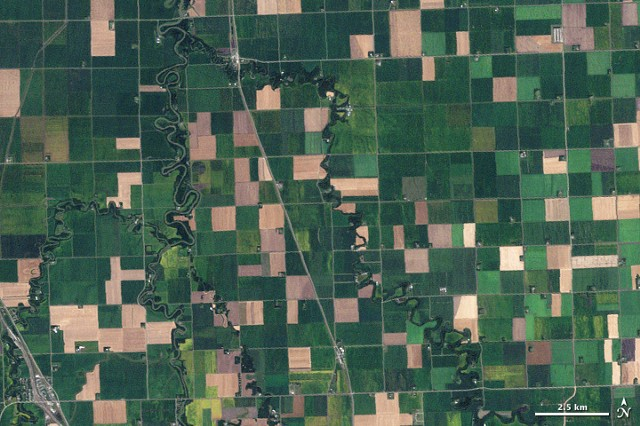
#> input picture Satellite Imagery Research/Sample Images/satellite2.png, 640 x 426 px, found by its file name
$ python NDVI_Calc.py
#> lines starting #> are read from the running program, lines starting #| are printed output that depends on the picture; after the words box and inside, x2 and y2 are one past the last pixel; in counts of white or black regions, pixels touching at a corner belong together
import matplotlib.pyplot as plt
import numpy as np
from PIL import Image
import cv2

# open image and convert to numpy array
img = Image.open('/Users/deepbhakta/Downloads/Satellite Imagery Research/Sample Images/satellite2.png')
#> img is the input picture: PIL image 640x426 RGB; mean R, G, B 75.9, 97.9, 83.1
arr = np.array(img)


# extract red, green, and blue channels
r = arr[:,:,0]
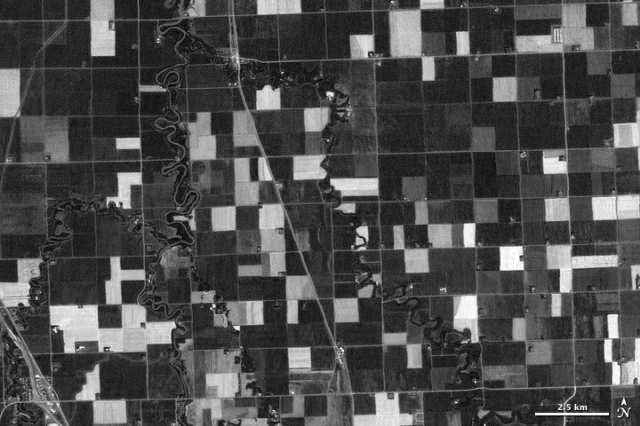
#> r: shape (426, 640); min 0, max 255, mean 75.9
g = arr[:,:,1]
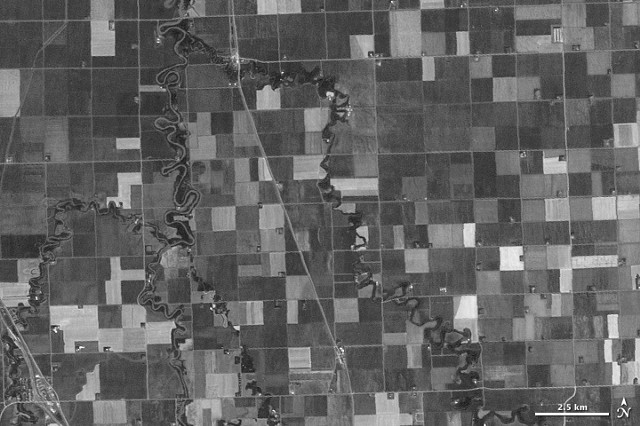
#> g: shape (426, 640); min 11, max 255, mean 97.9
b = arr[:,:,2]
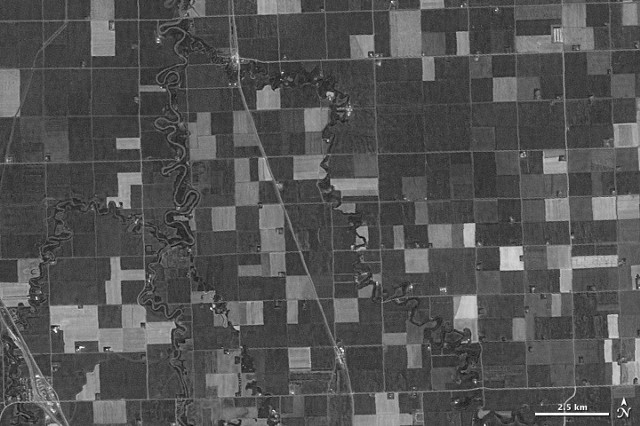
#> b: shape (426, 640); min 10, max 255, mean 83.1


# calculate NDVI
ndvi = ((b) - (r))/((b) + (r))
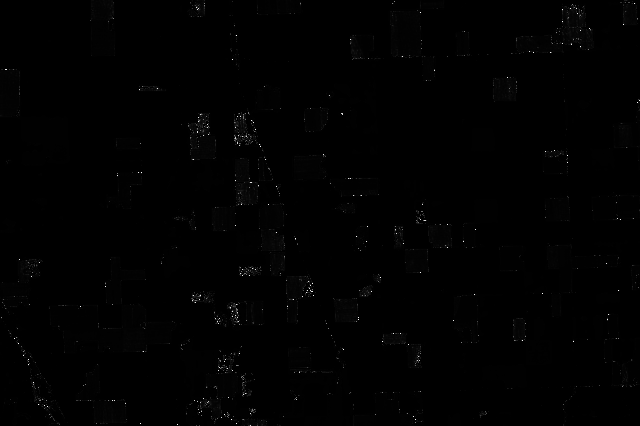
#> ndvi: shape (426, 640) float64; 0.09% of the values are NaN or infinite; the others: min 0, max 255, mean 1.37; drawn with min black, max white, NaN and infinite black


# Alternate formula
# ndvi = (g.astype(float)-r.astype(float))/(g.astype(float)+r.astype(float))


# create mask of pixels with NDVI values above 0.3
mask = np.where(ndvi>0.3, 255, 0)
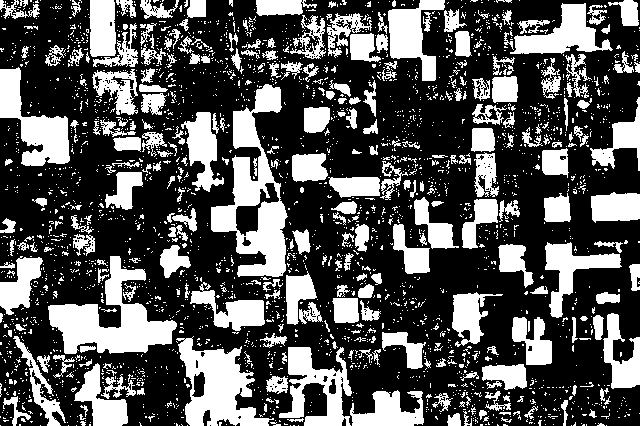
#> mask: shape (426, 640) int64; 33.3% white; 2716 white regions (2424 under 20 px), largest, box (x1, y1, x2, y2) and area: (211, 84, 288, 277) 6270, (48, 256, 177, 354) 5233, (176, 336, 274, 426) 4299

# plot masked image
plt.imshow(mask, cmap='seismic')  #BuPu
plt.colorbar()
plt.show()
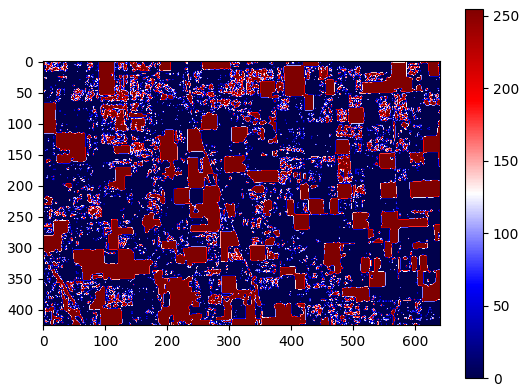
#> figure drawn by matplotlib, 2 panels

# plot histogram of NDVI values
plt.hist(ndvi.ravel(), bins=256, range=(-1,1))
plt.show()
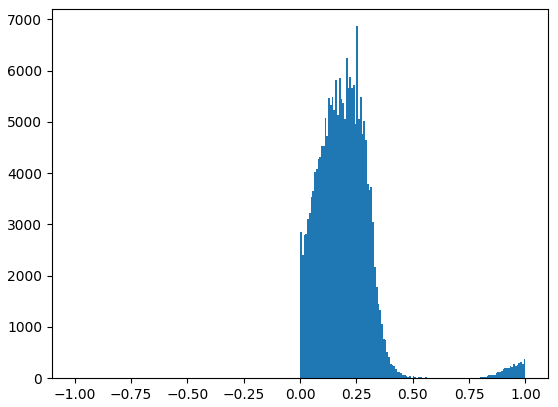
#> figure drawn by matplotlib, 1 panel; tallest bar 6865 high, from x = 0.25 to 0.258

$ run again, with Satellite Imagery Research/Sample Images/satellite1.png copied over Satellite Imagery Research/Sample Images/satellite2.png
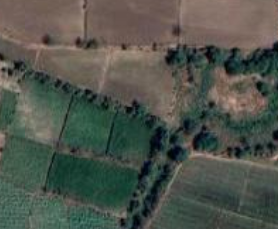
#> input picture Satellite Imagery Research/Sample Images/satellite1.png, 278 x 229 px, found by its file name
#> img is the input picture: PIL image 278x229 RGBA; mean R, G, B, A 79.8, 84.7, 76.1, 255
#> `mask = np.where(ndvi>0.3, 255, 0)`:
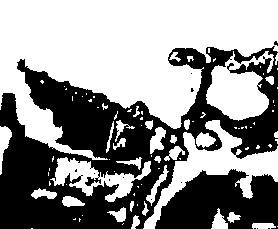
#> mask: shape (229, 278) int64; 56.6% white; 14 black regions (12 under 20 px), largest, box (x1, y1, x2, y2) and area: (0, 46, 278, 229) 22431, (155, 169, 278, 229) 5182
#> `plt.show()`:
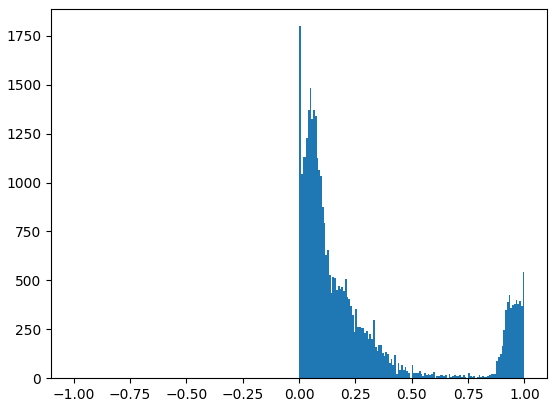
#> figure drawn by matplotlib, 1 panel; tallest bar 1799 high, from x = 0 to 0.00781

$ run again, with Satellite Imagery Research/Sample Images/satellite3.png copied over Satellite Imagery Research/Sample Images/satellite2.png
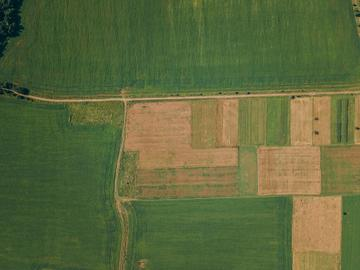
#> input picture Satellite Imagery Research/Sample Images/satellite3.png, 360 x 270 px, found by its file name
#> img is the input picture: PIL image 360x270 RGB; mean R, G, B 93.9, 104.7, 60.7
#> `mask = np.where(ndvi>0.3, 255, 0)`:
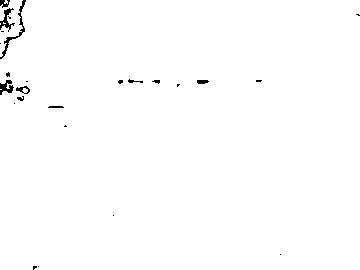
#> mask: shape (270, 360) int64; 99.2% white; 25 black regions (15 under 20 px), largest, box (x1, y1, x2, y2) and area: (0, 0, 26, 59) 182, (0, 8, 15, 32) 123, (0, 80, 14, 95) 115
#> `plt.show()`:
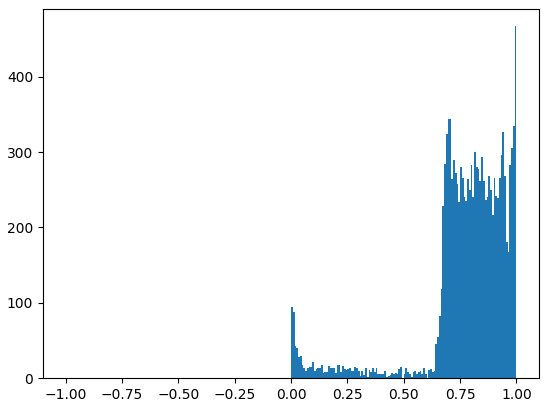
#> figure drawn by matplotlib, 1 panel; tallest bar 467 high, from x = 0.992 to 1

$ run again, with Satellite Imagery Research/Sample Images/satellite4.png copied over Satellite Imagery Research/Sample Images/satellite2.png
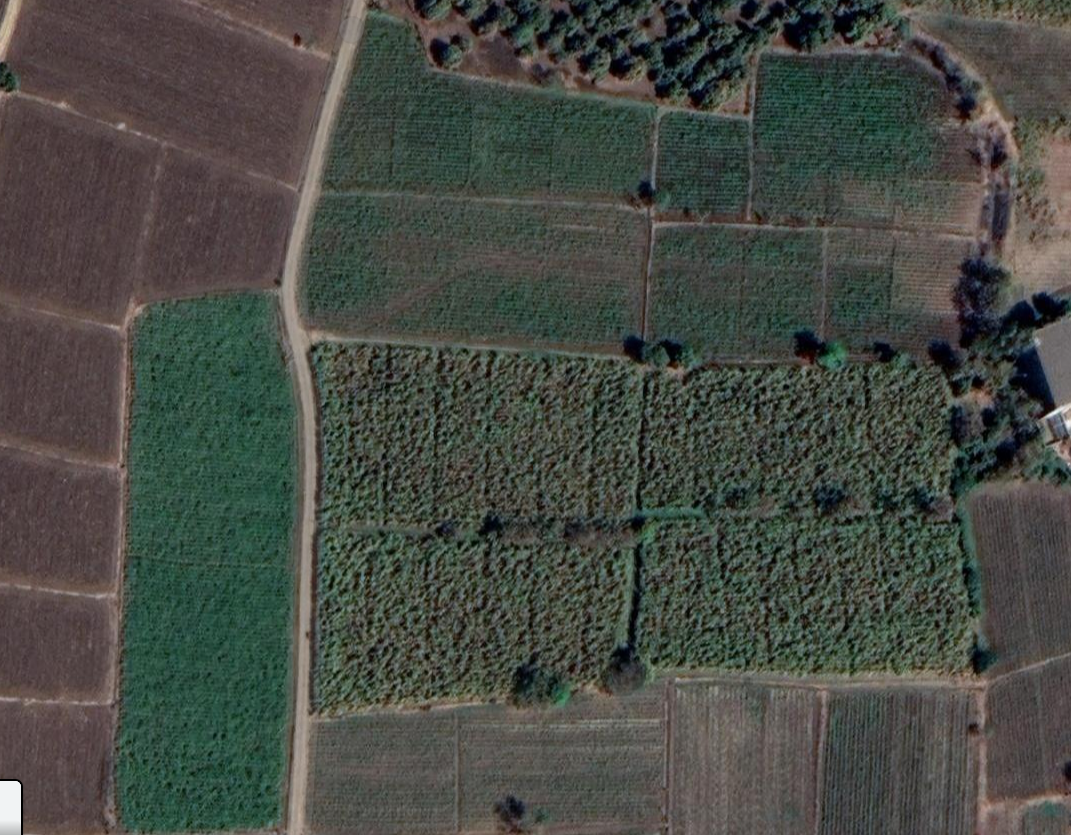
#> input picture Satellite Imagery Research/Sample Images/satellite4.png, 1071 x 835 px, found by its file name
#> img is the input picture: PIL image 1071x835 RGBA; mean R, G, B, A 71.3, 74.6, 68.2, 255
#> mask: shape (835, 1071) int64; 63.7% white; 563 black regions (310 under 20 px), largest, box (x1, y1, x2, y2) and area: (110, 290, 298, 835) 83433, (303, 0, 977, 315) 81213, (414, 245, 1071, 693) 45925
#> `plt.show()`:
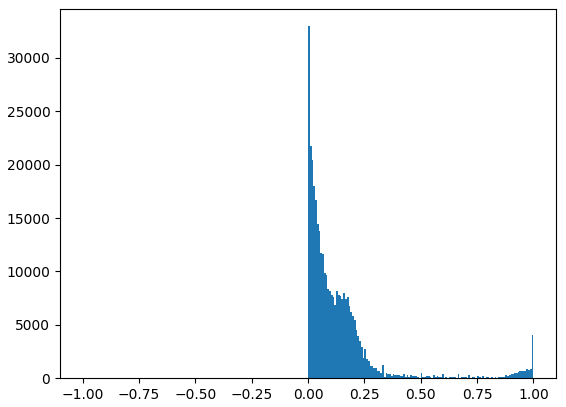
#> figure drawn by matplotlib, 1 panel; tallest bar 32961 high, from x = 0 to 0.00781
